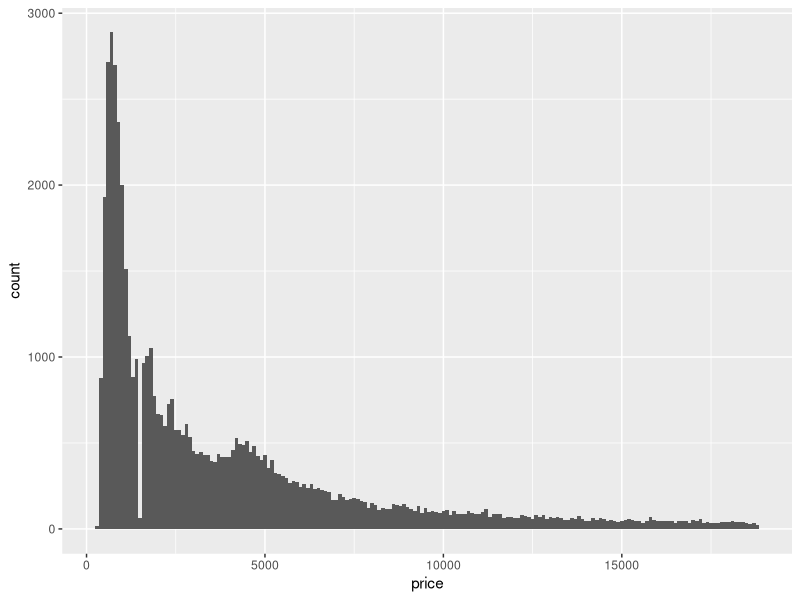
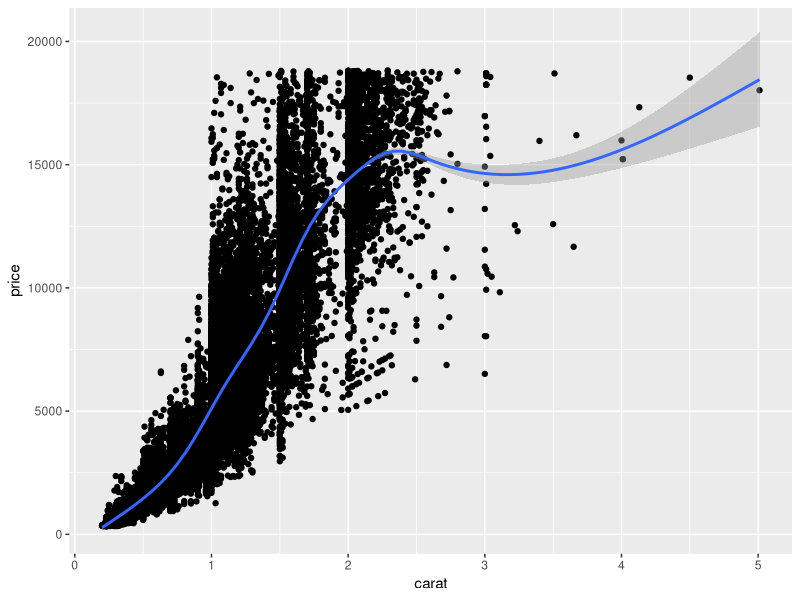
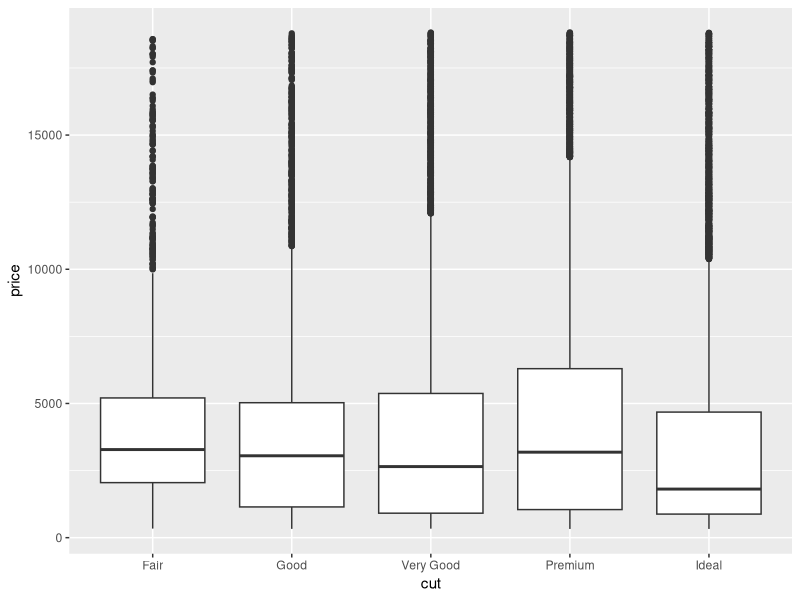
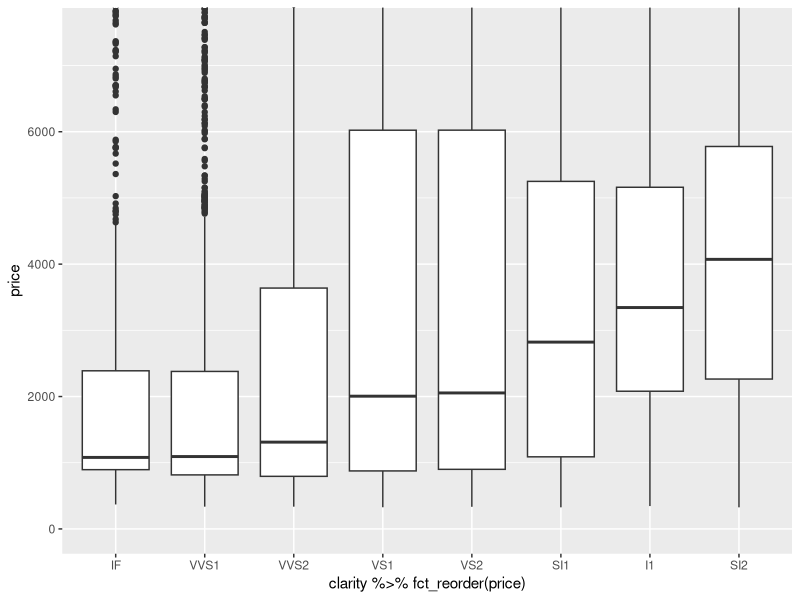
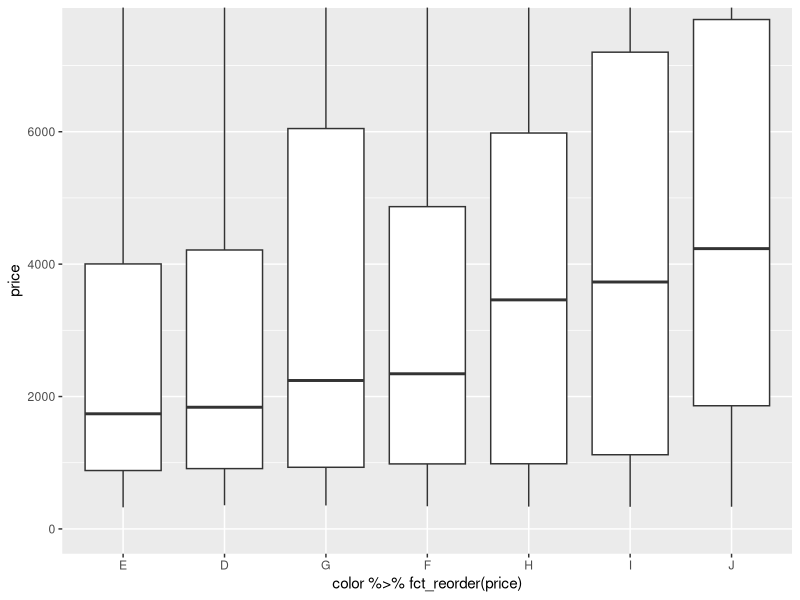
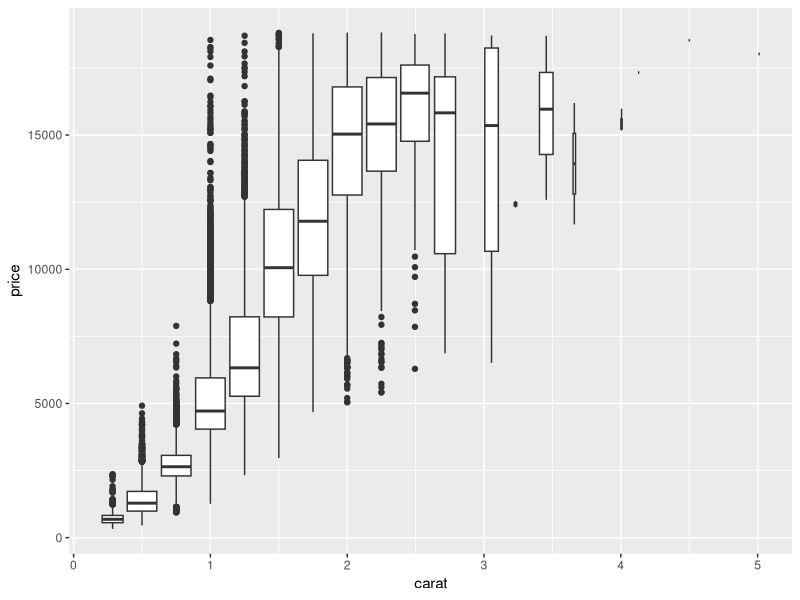
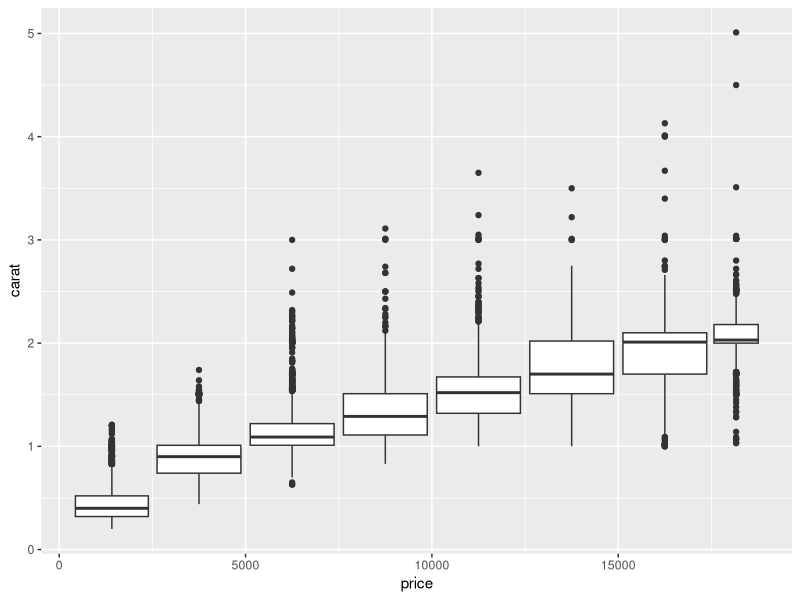
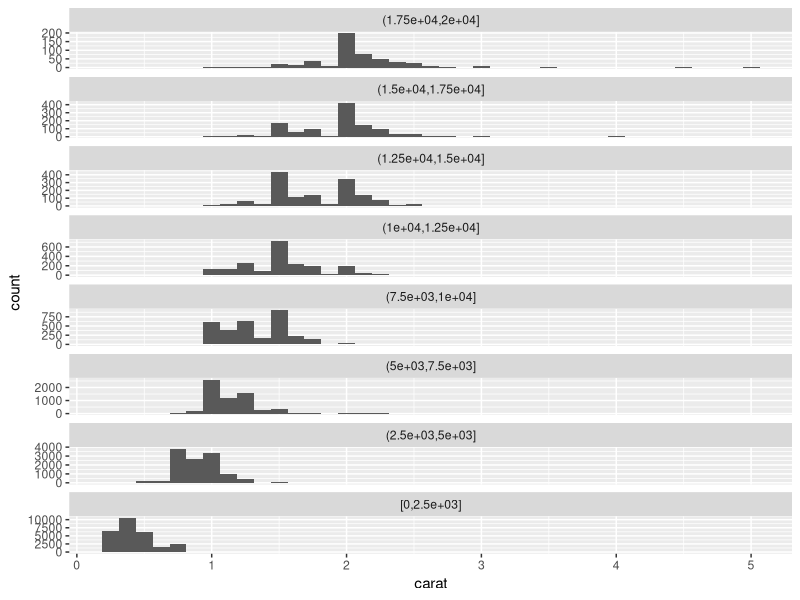

Source code (R) for these figures, in order:
library(tidyverse)

#Question 1: Explore the distribution of price. Do you discover anything unusual or surprising? (Hint: Carefully think about the binwidth and make sure you try a wide range of values.)

ggplot(data = diamonds) + 
  geom_histogram(mapping = aes(x = price), binwidth = 100)

#The diamond price range is very wide from below $1000 to more than $17500.


#Question 2: Which of the 4Cs (carat, cut, clarity, color) is most important for predicting the price of a diamond?

ggplot(diamonds, aes(x = carat, y = price)) +
  geom_point() + 
  geom_smooth()

ggplot(diamonds, aes(x = cut, y = price)) +
  geom_boxplot()

ggplot(diamonds, aes(x = clarity %>% fct_reorder(price), y = price)) +
  geom_boxplot() + 
  coord_cartesian(ylim = c(0, 7500))

ggplot(diamonds, aes(x = color %>% fct_reorder(price), y = price)) +
  geom_boxplot() + 
  coord_cartesian(ylim = c(0, 7500))

diamonds %>%
  ggplot(mapping = aes(x = carat, y = price)) +
  geom_boxplot(mapping = aes(group = cut_width(carat, .25)))


#Question 3: Plot the distribution of carat across various price bins using the geom_boxplot() and geom_histogram() functions. For the latter, leverage the facet_wrap() function.How would you describe the relationship between carat and price based on these visualizations?

diamonds %>%
  ggplot(mapping = aes(x = price, y = carat)) +
  geom_boxplot(
    mapping = aes(group = price %>% cut_width(width = 2500, center = 1250))
  )
diamonds %>%
  mutate(
    price_shown = price %>% 
      cut_width(width = 2500, center = 1250) %>% 
      fct_relevel(rev)
  ) %>% 
  ggplot(mapping = aes(x = carat)) +
  geom_histogram(binwidth = .125 , center = 0, show.legend = FALSE) +
  facet_wrap(~price_shown, scales = "free_y", ncol = 1)